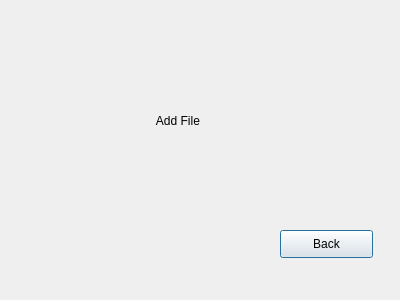
<?xml version="1.0" encoding="UTF-8"?>
<ui version="4.0">
 <class>Addfile</class>
 <widget class="QDialog" name="Addfile">
  <property name="geometry">
   <rect>
    <x>0</x>
    <y>0</y>
    <width>400</width>
    <height>300</height>
   </rect>
  </property>
  <property name="windowTitle">
   <string>Dialog</string>
  </property>
  <widget class="QLabel" name="label">
   <property name="geometry">
    <rect>
     <x>130</x>
     <y>80</y>
     <width>121</width>
     <height>81</height>
    </rect>
   </property>
   <property name="text">
    <string>        Add File</string>
   </property>
  </widget>
  <widget class="QPushButton" name="pushBack">
   <property name="geometry">
    <rect>
     <x>280</x>
     <y>230</y>
     <width>93</width>
     <height>28</height>
    </rect>
   </property>
   <property name="text">
    <string>Back</string>
   </property>
  </widget>
 </widget>
 <resources/>
 <connections/>
</ui>
